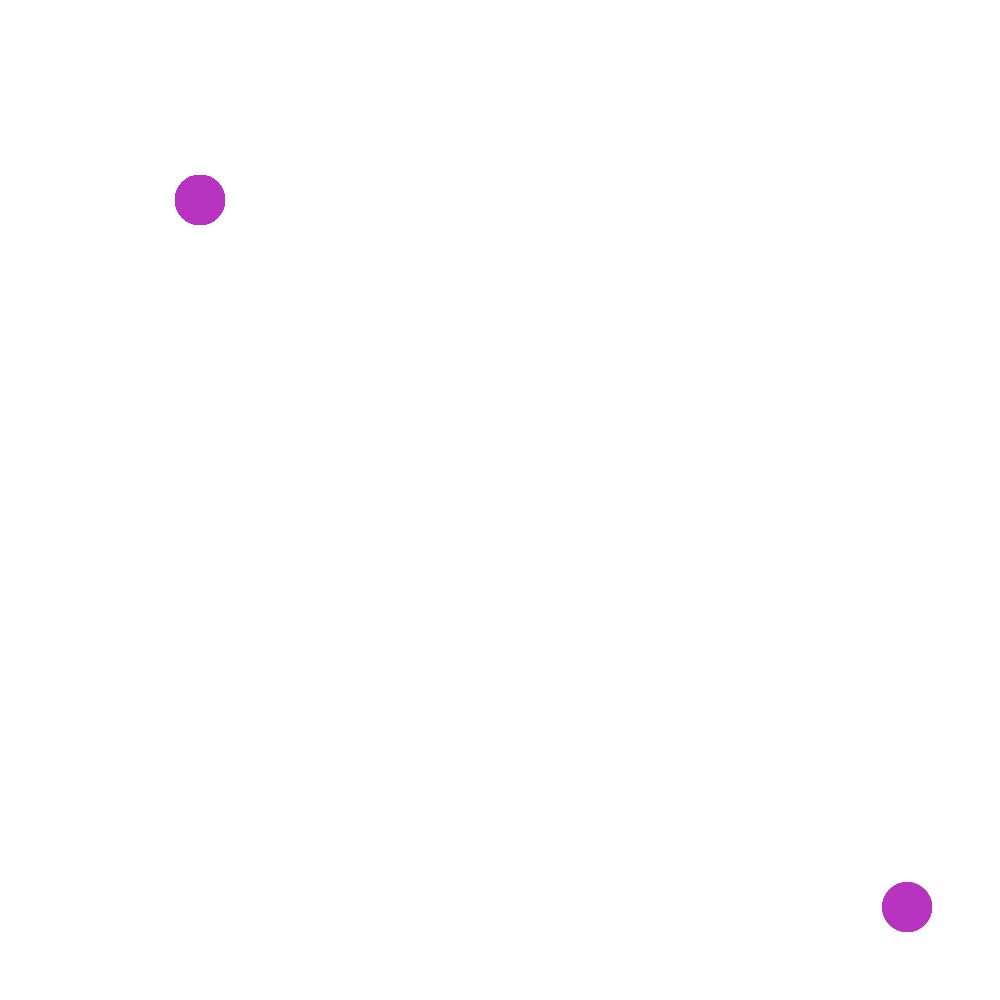
Frame 1 (no input)
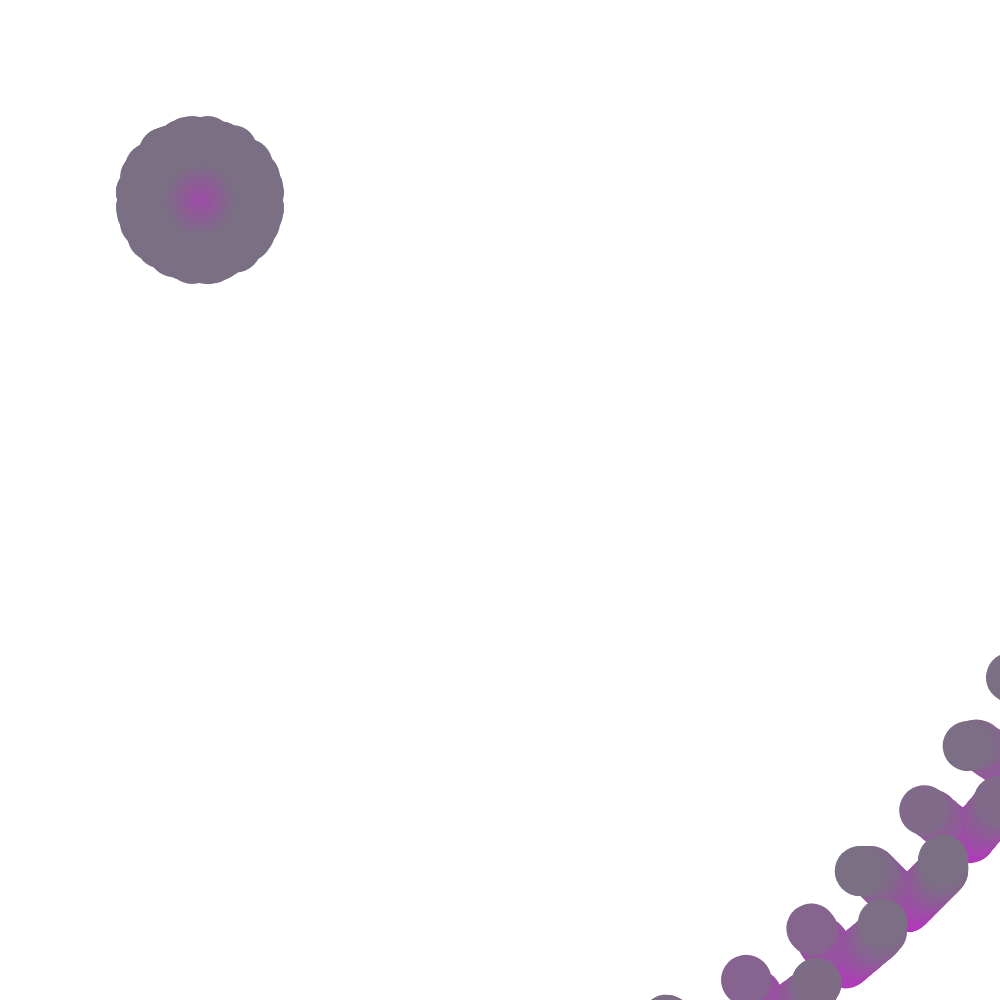
Frame 60 (no input)
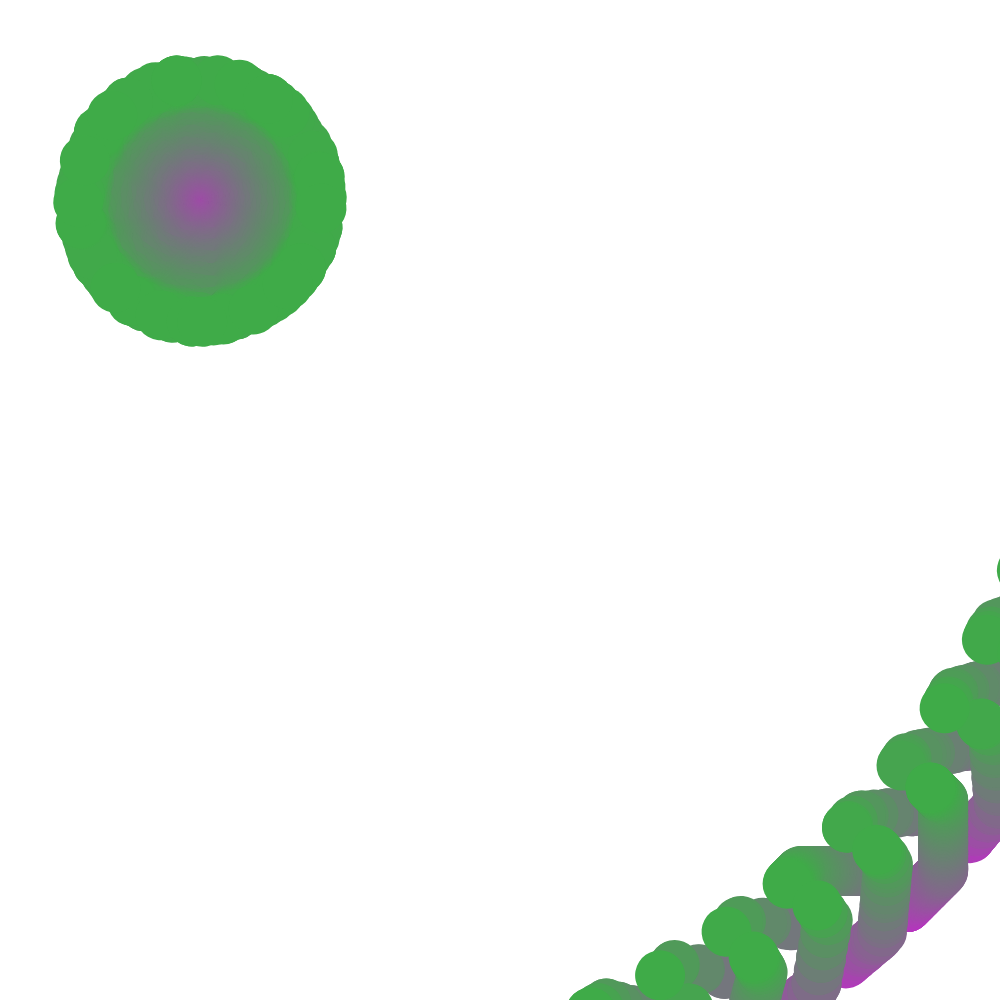
Frame 120 (the mouse pressed at the canvas centre since frame 60)

The p5.js sketch that drew these frames (run headless with seeded random() and noise() and a simulated clock; from frame 60 on, the mouse is pressed at the canvas centre):

// p5.js sketch
// ── sketch.js
let center;
let x = 0, y = 0;
let direction = 0;
let colors = [];

let colorDir = [-1, 1, -1];

let angle;

function setup() {
  createCanvas(1000, 1000);
  colors[0] = parseInt(random(0,256));
  colors[1] = parseInt(random(0,256));
  colors[2] = parseInt(random(0,256));
  angleMode(DEGREES);
  angle = 0;
}

function draw() {

  // for (let i = 0; i > 4; i++) {
  translate(200,200)
  push()
    noStroke();
    fill(colors[0],colors[1],colors[2]);
    ellipse(x, y, 50, 50);
    // console.log(i);
    //draw an ellipse across from the mouse in the horizontal direction
    ellipse(width - x, y, 50, 50);

    //draw an ellipse across from the mouse in the vertical direction
    ellipse(x, height - y, 50, 50);

    //draw an ellipse across from the mouse in both the horizontal and vertical directions
    ellipse(width - x, height - y, 50, 50);
    
  pop()
  
  push()
  // translate(100, 400);
  rotate(45);
  noStroke();
    fill(colors[0],colors[1],colors[2]);
    ellipse(x, y, 50, 50);
    // console.log(i);
    //draw an ellipse across from the mouse in the horizontal direction
    ellipse(width - x, y, 50, 50);

    //draw an ellipse across from the mouse in the vertical direction
    ellipse(x, height - y, 50, 50);

    //draw an ellipse across from the mouse in both the horizontal and vertical directions
    ellipse(width - x, height - y, 50, 50);
    
  pop()
  
  push()
  // translate(100, 400);
  rotate(90);
  noStroke();
    fill(colors[0],colors[1],colors[2]);
    ellipse(x, y, 50, 50);
    // console.log(i);
    //draw an ellipse across from the mouse in the horizontal direction
    ellipse(width - x, y, 50, 50);

    //draw an ellipse across from the mouse in the vertical direction
    ellipse(x, height - y, 50, 50);

    //draw an ellipse across from the mouse in both the horizontal and vertical directions
    ellipse(width - x, height - y, 50, 50);
    
  pop()
  
  push()
  // translate(100, 400);
  rotate(135);
  noStroke();
    fill(colors[0],colors[1],colors[2]);
    ellipse(x, y, 50, 50);
    // console.log(i);
    //draw an ellipse across from the mouse in the horizontal direction
    ellipse(width - x, y, 50, 50);

    //draw an ellipse across from the mouse in the vertical direction
    ellipse(x, height - y, 50, 50);

    //draw an ellipse across from the mouse in both the horizontal and vertical directions
    ellipse(width - x, height - y, 50, 50);
    
  pop()
  
  push()
  // translate(100, 400);
  rotate(180);
  noStroke();
    fill(colors[0],colors[1],colors[2]);
    ellipse(x, y, 50, 50);
    // console.log(i);
    //draw an ellipse across from the mouse in the horizontal direction
    ellipse(width - x, y, 50, 50);

    //draw an ellipse across from the mouse in the vertical direction
    ellipse(x, height - y, 50, 50);

    //draw an ellipse across from the mouse in both the horizontal and vertical directions
    ellipse(width - x, height - y, 50, 50);
    
  pop()
  
  push()
  // translate(100, 400);
  rotate(225);
  noStroke();
    fill(colors[0],colors[1],colors[2]);
    ellipse(x, y, 50, 50);
    // console.log(i);
    //draw an ellipse across from the mouse in the horizontal direction
    ellipse(width - x, y, 50, 50);

    //draw an ellipse across from the mouse in the vertical direction
    ellipse(x, height - y, 50, 50);

    //draw an ellipse across from the mouse in both the horizontal and vertical directions
    ellipse(width - x, height - y, 50, 50);
    
  pop()
  
  push()
  // translate(100, 400);
  rotate(270);
  noStroke();
    fill(colors[0],colors[1],colors[2]);
    ellipse(x, y, 50, 50);
    // console.log(i);
    //draw an ellipse across from the mouse in the horizontal direction
    ellipse(width - x, y, 50, 50);

    //draw an ellipse across from the mouse in the vertical direction
    ellipse(x, height - y, 50, 50);

    //draw an ellipse across from the mouse in both the horizontal and vertical directions
    ellipse(width - x, height - y, 50, 50);
    
  pop()
  
  push()
  // translate(100, 400);
  rotate(315);
  noStroke();
    fill(colors[0],colors[1],colors[2]);
    ellipse(x, y, 50, 50);
    // console.log(i);
    //draw an ellipse across from the mouse in the horizontal direction
    ellipse(width - x, y, 50, 50);

    //draw an ellipse across from the mouse in the vertical direction
    ellipse(x, height - y, 50, 50);

    //draw an ellipse across from the mouse in both the horizontal and vertical directions
    ellipse(width - x, height - y, 50, 50);
    
  pop()
  
  push()
  // translate(100, 400);
  rotate(365);
  noStroke();
    fill(colors[0],colors[1],colors[2]);
    ellipse(x, y, 50, 50);
    // console.log(i);
    //draw an ellipse across from the mouse in the horizontal direction
    ellipse(width - x, y, 50, 50);

    //draw an ellipse across from the mouse in the vertical direction
    ellipse(x, height - y, 50, 50);

    //draw an ellipse across from the mouse in both the horizontal and vertical directions
    ellipse(width - x, height - y, 50, 50);
    
  pop()
  
  push()
    
    for (let j = 0; j < 20; j++) {
      rotate(angle);
      noStroke();
        fill(colors[0],colors[1],colors[2]);
        ellipse(x, y, 50, 50);
        // console.log(i);
        //draw an ellipse across from the mouse in the horizontal direction
        ellipse(width - x, y, 50, 50);

        //draw an ellipse across from the mouse in the vertical direction
        ellipse(x, height - y, 50, 50);

        //draw an ellipse across from the mouse in both the horizontal and vertical directions
        ellipse(width - x, height - y, 50, 50);
      angle += 25;
    }
  pop()
  // }
  if (direction <= 50) {
      direction += 1;
      x += 1;
      y += 0;
    } else if ( direction > 50 && direction <= 100) {
      direction += 1;
      x += 1;
      y += 1;
    } else if (direction > 100 && direction <= 150) {
      direction += 1;
      x += 0;
      y += 1;
    } else {
      direction = 0;
    }
    for (let j = 0; j < colors.length; j++) {
      if ((colors[j] < 256 && colors[j] >= 0)) {
        colors[j] += colorDir[j];
      } else {
        colorDir[j] *= -1;
        colors[j] += colorDir[j];
      }
      // console.log(colors[j]);
    }
  
}
